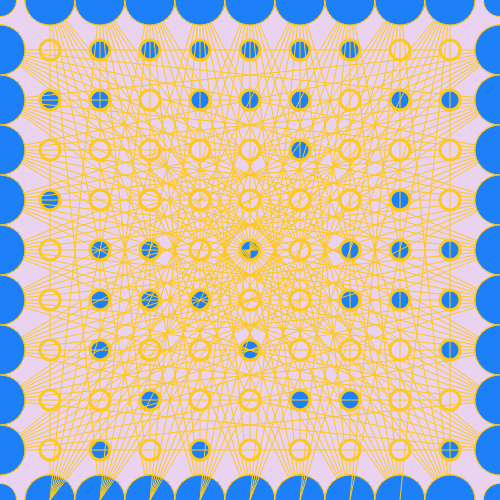
Frame 1 (no input)
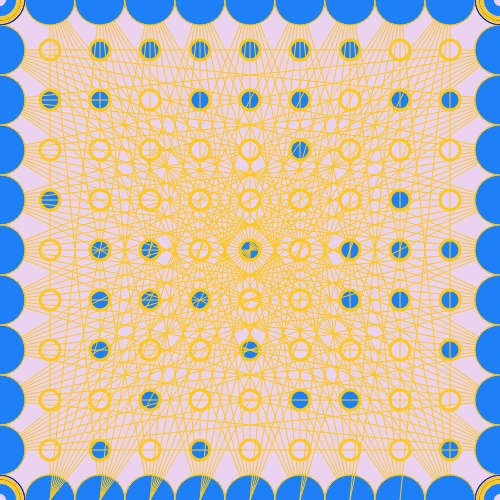
Frame 60 (no input)
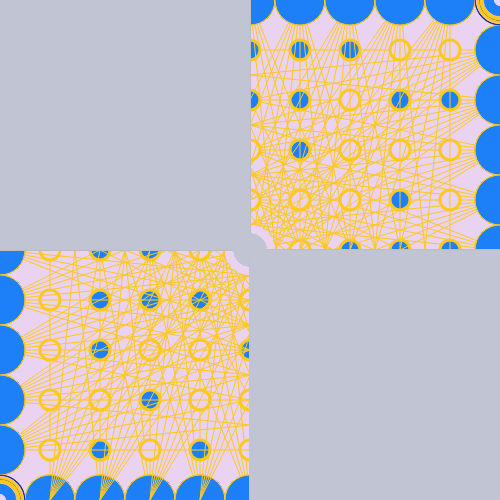
Frame 120 (the mouse pressed at the canvas centre since frame 60)

The p5.js sketch that drew these frames (run headless with seeded random() and noise() and a simulated clock; from frame 60 on, the mouse is pressed at the canvas centre):

// p5.js sketch
// ── sketch.js

var colorList = ['#FEB7E2', //pink
                 '#1D80F9', //blue
                 '#C1C4D2', //grey
                 '#EAD2F1', //purple
                 '#FDC920', //yellow
                 '#113683'];//darkblue

function setup() {
  
  createCanvas(500, 500);
  background(color('#EAD2F1'));
  
  var index = floor(random() * colorList.length);
  var colorHex = colorList[index];
  
  var a = 50
  for(var x = a; x < 500; x+=a){
    for(var y = a; y < 500; y+=a){
      strokeWeight(3);
      stroke(color(colorHex));
      
      if(random()<0.5){ fill(color('#EAD2F1')); } 
      else { fill(color('#1D80F9')); }

      ellipse(x, y,20);
      
      
      strokeWeight(1);
      stroke(color(colorHex));
      line(x,0,y,500);
      line(0,x,500,y);
      
      fill(color('#1D80F9'));
      var c = 50
      ellipse(x,0,c);
      ellipse(0,y,c);
      ellipse(x,500,c);
      ellipse(500,y,c);
    }
  }

}

function draw(){
  var x = mouseX;
  var y = mouseY;
  var r = random() * 50;
  ellipse(x, y, r,r);
  ellipse(x, width-y,r);
  ellipse(height-x,y,r);
  ellipse(height-x,width-y,r);
  strokeWeight(1);
  //line(250,250,0,y);
  //line(250,250,0, width-y);
  rect(0,0,x,y);
  rect(500-x,500-y,500,500);
  //line(250,250,500,y);
  //line(250,250,500,width-y);

  
  var index = floor(random() * colorList.length);
  var colorHex = colorList[index];
  fill(color(colorHex));
  stroke(color(colorHex));
  
}

function mousePressed(){
  noLoop();
}
